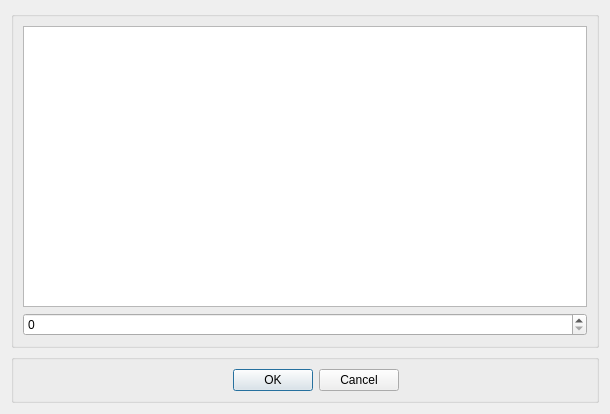
<?xml version="1.0" encoding="UTF-8"?>
<ui version="4.0">
 <class>Dialog</class>
 <widget class="QDialog" name="Dialog">
  <property name="geometry">
   <rect>
    <x>0</x>
    <y>0</y>
    <width>610</width>
    <height>414</height>
   </rect>
  </property>
  <property name="windowTitle">
   <string>Dialog</string>
  </property>
  <layout class="QVBoxLayout" name="verticalLayout_3">
   <item>
    <widget class="QGroupBox" name="loginGroupBox">
     <property name="title">
      <string/>
     </property>
     <layout class="QVBoxLayout" name="verticalLayout_2">
      <item>
       <widget class="QTableWidget" name="tableWidget"/>
      </item>
      <item>
       <widget class="QSpinBox" name="spinBoxLayer"/>
      </item>
     </layout>
    </widget>
   </item>
   <item>
    <widget class="QGroupBox" name="bottonGroupBox">
     <property name="title">
      <string/>
     </property>
     <layout class="QHBoxLayout" name="horizontalLayout_2">
      <item>
       <spacer name="horizontalSpacer_2">
        <property name="orientation">
         <enum>Qt::Horizontal</enum>
        </property>
        <property name="sizeHint" stdset="0">
         <size>
          <width>172</width>
          <height>20</height>
         </size>
        </property>
       </spacer>
      </item>
      <item>
       <widget class="QDialogButtonBox" name="buttonBox">
        <property name="orientation">
         <enum>Qt::Horizontal</enum>
        </property>
        <property name="standardButtons">
         <set>QDialogButtonBox::Cancel|QDialogButtonBox::Ok</set>
        </property>
       </widget>
      </item>
      <item>
       <spacer name="horizontalSpacer">
        <property name="orientation">
         <enum>Qt::Horizontal</enum>
        </property>
        <property name="sizeHint" stdset="0">
         <size>
          <width>40</width>
          <height>20</height>
         </size>
        </property>
       </spacer>
      </item>
     </layout>
    </widget>
   </item>
  </layout>
 </widget>
 <resources/>
 <connections>
  <connection>
   <sender>buttonBox</sender>
   <signal>rejected()</signal>
   <receiver>Dialog</receiver>
   <slot>reject()</slot>
   <hints>
    <hint type="sourcelabel">
     <x>399</x>
     <y>384</y>
    </hint>
    <hint type="destinationlabel">
     <x>286</x>
     <y>274</y>
    </hint>
   </hints>
  </connection>
  <connection>
   <sender>buttonBox</sender>
   <signal>accepted()</signal>
   <receiver>Dialog</receiver>
   <slot>accept()</slot>
   <hints>
    <hint type="sourcelabel">
     <x>399</x>
     <y>384</y>
    </hint>
    <hint type="destinationlabel">
     <x>157</x>
     <y>274</y>
    </hint>
   </hints>
  </connection>
 </connections>
</ui>
